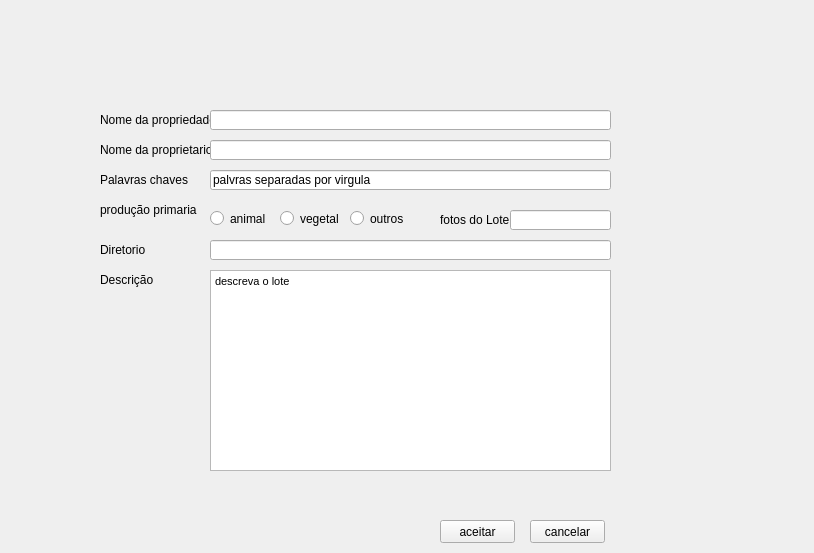
<?xml version="1.0" encoding="UTF-8"?>
<ui version="4.0">
 <class>Form</class>
 <widget class="QWidget" name="Form">
  <property name="geometry">
   <rect>
    <x>0</x>
    <y>0</y>
    <width>814</width>
    <height>553</height>
   </rect>
  </property>
  <property name="windowTitle">
   <string>Form</string>
  </property>
  <widget class="QLabel" name="label">
   <property name="geometry">
    <rect>
     <x>100</x>
     <y>110</y>
     <width>111</width>
     <height>20</height>
    </rect>
   </property>
   <property name="text">
    <string>Nome da propriedade</string>
   </property>
  </widget>
  <widget class="QLabel" name="label_2">
   <property name="geometry">
    <rect>
     <x>100</x>
     <y>140</y>
     <width>111</width>
     <height>20</height>
    </rect>
   </property>
   <property name="text">
    <string>Nome da proprietario</string>
   </property>
  </widget>
  <widget class="QLineEdit" name="lEnproprietario">
   <property name="geometry">
    <rect>
     <x>210</x>
     <y>110</y>
     <width>401</width>
     <height>20</height>
    </rect>
   </property>
  </widget>
  <widget class="QLineEdit" name="lEnpropriedade">
   <property name="geometry">
    <rect>
     <x>210</x>
     <y>140</y>
     <width>401</width>
     <height>20</height>
    </rect>
   </property>
  </widget>
  <widget class="QLineEdit" name="lEpc">
   <property name="geometry">
    <rect>
     <x>210</x>
     <y>170</y>
     <width>401</width>
     <height>20</height>
    </rect>
   </property>
   <property name="text">
    <string>palvras separadas por virgula</string>
   </property>
  </widget>
  <widget class="QLabel" name="label_3">
   <property name="geometry">
    <rect>
     <x>100</x>
     <y>170</y>
     <width>111</width>
     <height>20</height>
    </rect>
   </property>
   <property name="text">
    <string>Palavras chaves</string>
   </property>
  </widget>
  <widget class="QRadioButton" name="rAnimal">
   <property name="geometry">
    <rect>
     <x>210</x>
     <y>210</y>
     <width>82</width>
     <height>17</height>
    </rect>
   </property>
   <property name="text">
    <string>animal</string>
   </property>
  </widget>
  <widget class="QRadioButton" name="rVegetal">
   <property name="geometry">
    <rect>
     <x>280</x>
     <y>210</y>
     <width>82</width>
     <height>17</height>
    </rect>
   </property>
   <property name="text">
    <string>vegetal</string>
   </property>
  </widget>
  <widget class="QRadioButton" name="rOutros">
   <property name="geometry">
    <rect>
     <x>350</x>
     <y>210</y>
     <width>82</width>
     <height>17</height>
    </rect>
   </property>
   <property name="text">
    <string>outros</string>
   </property>
  </widget>
  <widget class="QLineEdit" name="lFlote">
   <property name="geometry">
    <rect>
     <x>510</x>
     <y>210</y>
     <width>101</width>
     <height>20</height>
    </rect>
   </property>
  </widget>
  <widget class="QLabel" name="label_4">
   <property name="geometry">
    <rect>
     <x>440</x>
     <y>210</y>
     <width>71</width>
     <height>20</height>
    </rect>
   </property>
   <property name="text">
    <string>fotos do Lote</string>
   </property>
  </widget>
  <widget class="QLabel" name="label_5">
   <property name="geometry">
    <rect>
     <x>100</x>
     <y>200</y>
     <width>111</width>
     <height>20</height>
    </rect>
   </property>
   <property name="text">
    <string>produção primaria</string>
   </property>
  </widget>
  <widget class="QLabel" name="label_6">
   <property name="geometry">
    <rect>
     <x>100</x>
     <y>240</y>
     <width>111</width>
     <height>20</height>
    </rect>
   </property>
   <property name="text">
    <string>Diretorio</string>
   </property>
  </widget>
  <widget class="QLabel" name="label_7">
   <property name="geometry">
    <rect>
     <x>100</x>
     <y>270</y>
     <width>111</width>
     <height>20</height>
    </rect>
   </property>
   <property name="text">
    <string>Descrição</string>
   </property>
  </widget>
  <widget class="QTextBrowser" name="tDesc">
   <property name="geometry">
    <rect>
     <x>210</x>
     <y>270</y>
     <width>401</width>
     <height>201</height>
    </rect>
   </property>
   <property name="html">
    <string>&lt;!DOCTYPE HTML PUBLIC &quot;-//W3C//DTD HTML 4.0//EN&quot; &quot;http://www.w3.org/TR/REC-html40/strict.dtd&quot;&gt;
&lt;html&gt;&lt;head&gt;&lt;meta name=&quot;qrichtext&quot; content=&quot;1&quot; /&gt;&lt;style type=&quot;text/css&quot;&gt;
p, li { white-space: pre-wrap; }
&lt;/style&gt;&lt;/head&gt;&lt;body style=&quot; font-family:'MS Shell Dlg 2'; font-size:8.25pt; font-weight:400; font-style:normal;&quot;&gt;
&lt;p style=&quot; margin-top:0px; margin-bottom:0px; margin-left:0px; margin-right:0px; -qt-block-indent:0; text-indent:0px;&quot;&gt;descreva o lote&lt;/p&gt;&lt;/body&gt;&lt;/html&gt;</string>
   </property>
  </widget>
  <widget class="QPushButton" name="bAceitar">
   <property name="geometry">
    <rect>
     <x>440</x>
     <y>520</y>
     <width>75</width>
     <height>23</height>
    </rect>
   </property>
   <property name="text">
    <string>aceitar</string>
   </property>
  </widget>
  <widget class="QPushButton" name="bCancelar">
   <property name="geometry">
    <rect>
     <x>530</x>
     <y>520</y>
     <width>75</width>
     <height>23</height>
    </rect>
   </property>
   <property name="text">
    <string>cancelar</string>
   </property>
  </widget>
  <widget class="QLineEdit" name="lEdir">
   <property name="geometry">
    <rect>
     <x>210</x>
     <y>240</y>
     <width>401</width>
     <height>20</height>
    </rect>
   </property>
  </widget>
 </widget>
 <resources/>
 <connections/>
</ui>
